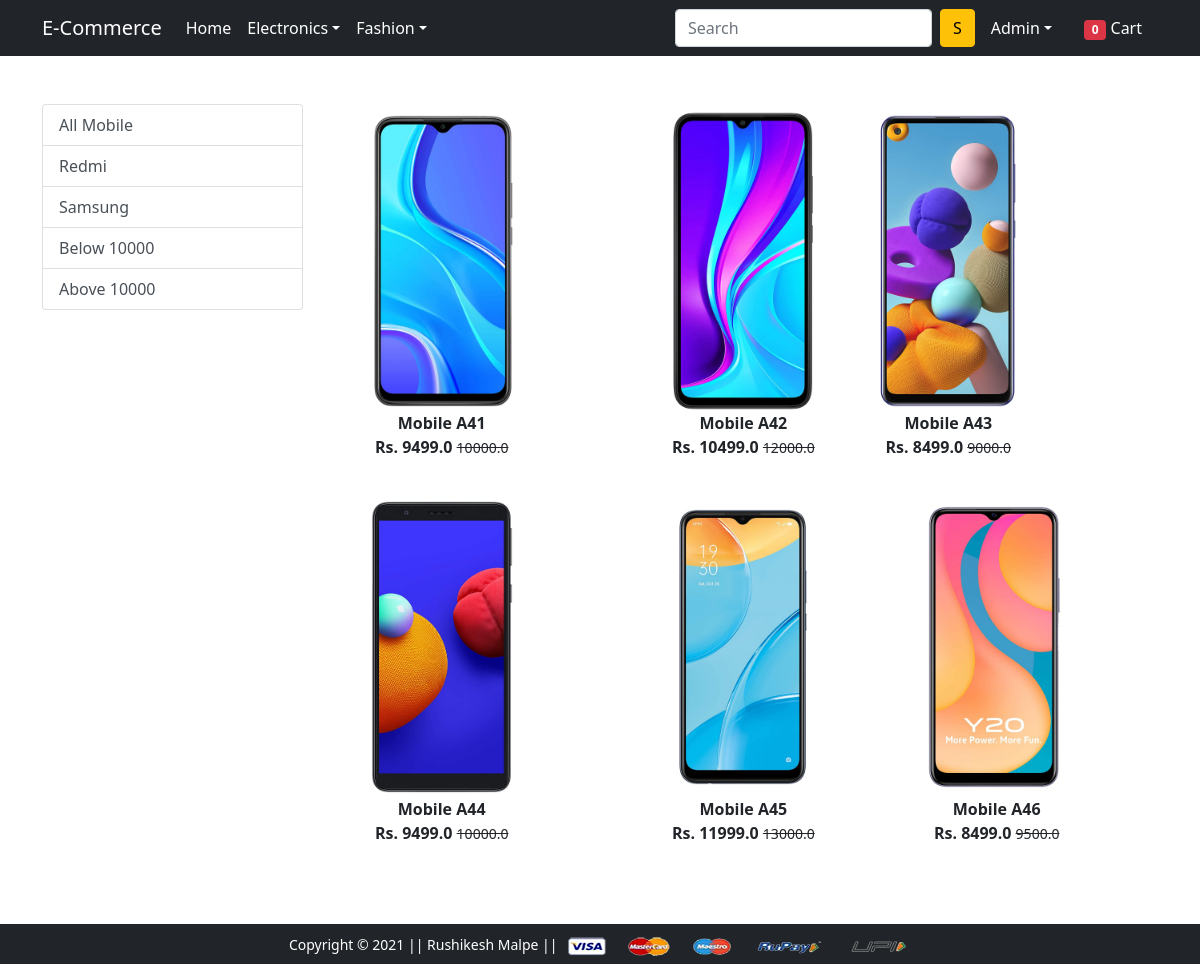
Screenshot of /mobile/ (signed in) with the database file from the repository.
### app/models.py (models this page shows, shortened)
class Product(models.Model):
 title = models.CharField(max_length=100)
 selling_price = models.FloatField()
 discounted_price = models.FloatField()
 description = models.TextField()
 brand = models.CharField(max_length=100)
 category = models.CharField( choices=CATEGORY_CHOICES, max_length=2)
 product_image = models.ImageField(upload_to='productimg')

### app/views.py (the view)
# urls.py: path('mobile/', views.mobile, name='mobile'),
def mobile(request, data=None):
	totalitem = 0
	if request.user.is_authenticated:
		totalitem = len(Cart.objects.filter(user=request.user))
	if data==None :
			mobiles = Product.objects.filter(category='M')
	elif data == 'Redmi' or data == 'Samsung':
			mobiles = Product.objects.filter(category='M').filter(brand=data)
	elif data == 'below':
			mobiles = Product.objects.filter(category='M').filter(discounted_price__lt=10000)
	elif data == 'above':
			mobiles = Product.objects.filter(category='M').filter(discounted_price__gt=10000)
	return render(request, 'app/mobile.html', {'mobiles':mobiles, 'totalitem':totalitem})

### app/templates/app/mobile.html (shortened to what this page needs)
{% extends 'app/base.html' %}
{% load static %}
{% block main-content %}
<div class="container my-5">
 <div class="row">
  <div class="col-sm-3">
   <div class="list-group">
     <a href="{% url 'mobile' %}" class="list-group-item list-group-item-action" aria-current="true">All Mobile</a>
     <a href="{% url 'mobiledata' 'Redmi'  %}" class="list-group-item list-group-item-action" aria-current="true">Redmi</a>
     <a href="{% url 'mobiledata' 'Samsung'  %}" class="list-group-item list-group-item-action">Samsung</a>
     <a href="{% url 'mobiledata' 'below'  %}" class="list-group-item list-group-item-action">Below 10000</a>
     <a href="{% url 'mobiledata' 'above'  %}" class="list-group-item list-group-item-action">Above 10000</a>
   </div>
  </div>
  <div class="col-sm-8">
   <div class="row">
    {% for product in mobiles %}
     <div class="col-sm-4 text-center mb-4">
      <a href="{% url 'product-detail' product.id %}" class="btn">
       <div class="item">
        <img src="{{product.product_image.url}}" alt="" height="300" class="">
        <div class="fw-bold">{{product.title}}</div>
        <div class="fw-bold">Rs. {{product.discounted_price}} <small class="fw-light text-decoration-line-through">{{product.selling_price}}</small></div>
       </div>
      </a>
     </div>
    {% endfor %}
   </div>
  </div>
 </div>
</div>
{% endblock main-content %}

### app/templates/app/base.html (shortened to what this page needs)
<!doctype html>
{% load static %}
<html lang="en">
  <head>
        <link href="https://cdn.jsdelivr.net/npm/bootstrap@5.0.0-beta1/dist/css/bootstrap.min.css" rel="stylesheet">
        <link rel="stylesheet" href="{% static 'app/css/owl.carousel.min.css' %}">
        <link rel="stylesheet" href="{% static 'app/css/all.min.css' %}">
        <link rel="stylesheet" href="{% static 'app/css/style.css' %}">
  </head>
  <body>
    <nav class="navbar navbar-expand-lg navbar-dark bg-dark">
     <div class="container">
       <a class="navbar-brand" href="/">E-Commerce</a>
       <div class="collapse navbar-collapse" id="navbarSupportedContent">
                  <ul class="navbar-nav me-auto mb-2 mb-lg-0">
                        <li class="nav-item">
                          <a class="nav-link active" aria-current="page" href="/">Home</a>
                        </li>
                        <li class="nav-item dropdown">
                            <a class="nav-link dropdown-toggle text-white" href="#" id="electronicsDropdown" role="button" data-bs-toggle="dropdown" aria-expanded="false">Electronics</a>
                        </li>
                        <li class="nav-item dropdown">
                          <a class="nav-link dropdown-toggle text-white" href="#" id="fashionDropdown" role="button" data-bs-toggle="dropdown" aria-expanded="false">Fashion</a>
                        </li>
                  </ul>
            <form class="d-flex">
              <input class="form-control me-2" type="search" placeholder="Search" aria-label="Search">
              <button class="btn btn-warning" type="submit">S</button>
            </form>
            <div>
              <ul class="navbar-nav me-auto mb-2 mb-lg-0">
              {% if request.user.is_authenticated %}
                    <li class="nav-item dropdown mx-2">
                        <a class="nav-link dropdown-toggle text-white" href="#" id="profileDropdown" role="button" data-bs-toggle="dropdown" aria-expanded="false">{{request.user.username|capfirst}}</a>
                    </li>
                    <li class="nav-item mx-2">
                      <a href="{% url 'showcart' %}" class="nav-link text-white"><span class="badge bg-danger">{{totalitem}}</span> Cart </a>
                    </li>
              {% endif %}
              </ul>
         </div>
       </div>
     </div>
    </nav>
    {% block main-content %} {% endblock main-content %}
    <footer class="container-fluid bg-dark text-center p-2 mt-5">
        <small class="text-white">Copyright &copy; 2021 || Rushikesh Malpe || </small>
        <img src="{% static 'app/images/payment.png' %}" alt="" srcset="" class="img-fluid" height="2px">
    </footer>
  </body>
</html>

### rows the page displays
Product: product_image (picture), title "Mobile A41", discounted_price "9499.0", selling_price "10000.0"
Product: product_image (picture), title "Mobile A42", discounted_price "10499.0", selling_price "12000.0"
Product: product_image (picture), title "Mobile A43", discounted_price "8499.0", selling_price "9000.0"
Product: product_image (picture), title "Mobile A44", discounted_price "9499.0", selling_price "10000.0"
Product: product_image (picture), title "Mobile A45", discounted_price "11999.0", selling_price "13000.0"
Product: product_image (picture), title "Mobile A46", discounted_price "8499.0", selling_price "9500.0"

### other values shown
{{ request.user.username|capfirst }} "Admin"
{{ totalitem }} "0"
